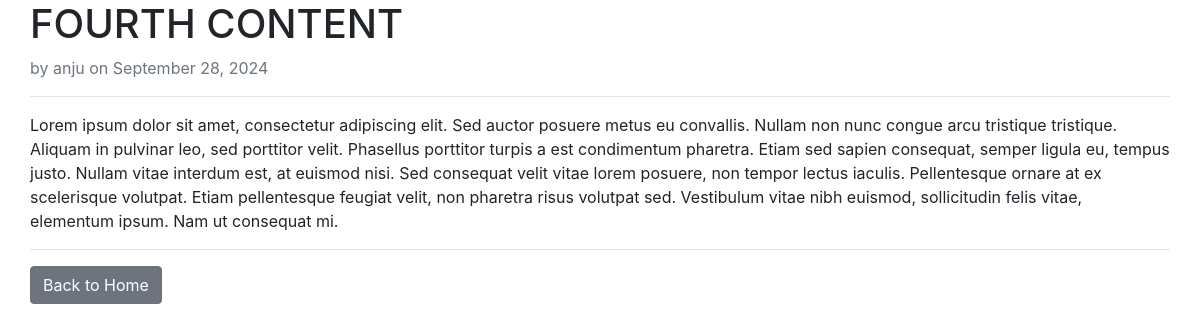
The app's page /post/4/ with its own data.
### Blog/models.py (models this page shows, shortened)
class Post(models.Model):
    title = models.CharField(max_length=100)
    content = models.TextField()
    date_posted = models.DateTimeField(default=timezone.now)
    author = models.ForeignKey(User, on_delete=models.CASCADE)

### Blog/views.py (the view)
# urls.py: path('post/<int:pk>/', views.post_detail, name='post-detail'),
def post_detail(request, pk):
    post = get_object_or_404(Post, pk=pk)
    context = {
        'post': post
    }
    return render(request, 'Blog/post_detail.html', context)

### Blog/templates/Blog/post_detail.html (shortened to what this page needs)
{% extends 'blog/base.html' %}
{% block content %}
<div class="container custom-container">
    <h1 class="text-uppercase">{{ post.title }}</h1>
    <p class="text-muted">by {{ post.author }} on {{ post.date_posted|date:"F d, Y" }}</p>
    <hr>
    <p>{{ post.content }}</p>
    <hr>
    <a href="{% url 'home' %}" class="btn btn-secondary">Back to Home</a>
</div>
{% endblock %}

### Blog/templates/Blog/base.html (style rules this page uses)
.custom-container { max-width: 1450px; }

### records on screen
Post: title "FOURTH CONTENT", author "anju", date_posted "September 28, 2024", content "Lorem ipsum dolor sit amet, consectetur adipiscing elit. Sed auctor posuere metus eu convallis. Nullam non nunc congue arcu tristique tristique. Aliquam in pulvinar leo, sed porttitor velit. Phasellus porttitor turpis a est condimentum pharetra. Etiam sed sapien consequat, semper ligula eu, tempus justo. Nullam vitae interdum est, at euismod nisi. Sed consequat velit vitae lorem posuere, non tempor lectus iaculis. Pellentesque ornare at ex scelerisque volutpat. Etiam pellentesque feugiat velit, non pharetra risus volutpat sed. Vestibulum vitae nibh euismod, sollicitudin felis vitae, elementum ipsum. Nam ut consequat mi."
